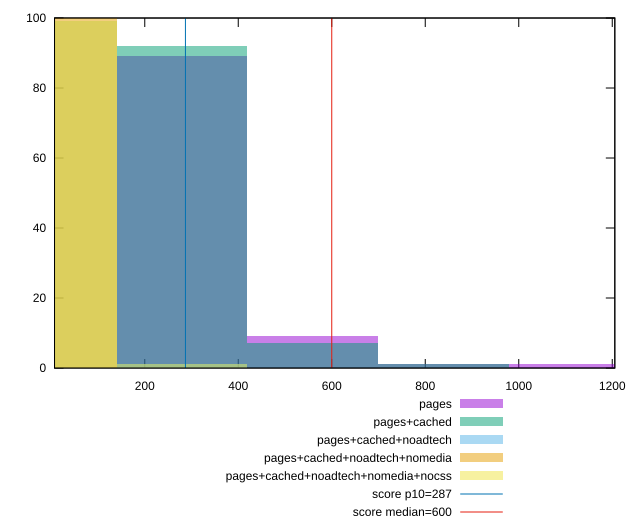

This chart was generated by the following gnuplot code:
reset

$pages <<EOF
838.7935609687177 1
559.1957073124785 9
1118.391414624957 1
279.59785365623924 89
EOF

$pagesCached <<EOF
559.1957073124785 7
279.59785365623924 92
838.7935609687177 1
EOF

$pagesCachedNoadtech <<EOF
0 99
279.59785365623924 1
EOF

$pagesCachedNoadtechNomedia <<EOF
0 100
EOF

$pagesCachedNoadtechNomediaNocss <<EOF
0 99
279.59785365623924 1
EOF

set key outside below
set boxwidth 279.59785365623924
set xrange [7:1205.500000000001]
set yrange [0:100]
set trange [0:100]
set style fill transparent solid 0.5 noborder

set parametric
set terminal svg size 640, 530 enhanced background rgb 'white'
set output "report_00019_2021-02-10T18-14-37.922Z//total-blocking-time/comparison/histogram/all_raw.svg"

plot $pages title "pages" with boxes, \
     $pagesCached title "pages+cached" with boxes, \
     $pagesCachedNoadtech title "pages+cached+noadtech" with boxes, \
     $pagesCachedNoadtechNomedia title "pages+cached+noadtech+nomedia" with boxes, \
     $pagesCachedNoadtechNomediaNocss title "pages+cached+noadtech+nomedia+nocss" with boxes, \
     287,t title "score p10=287", \
     600,t title "score median=600"

reset
